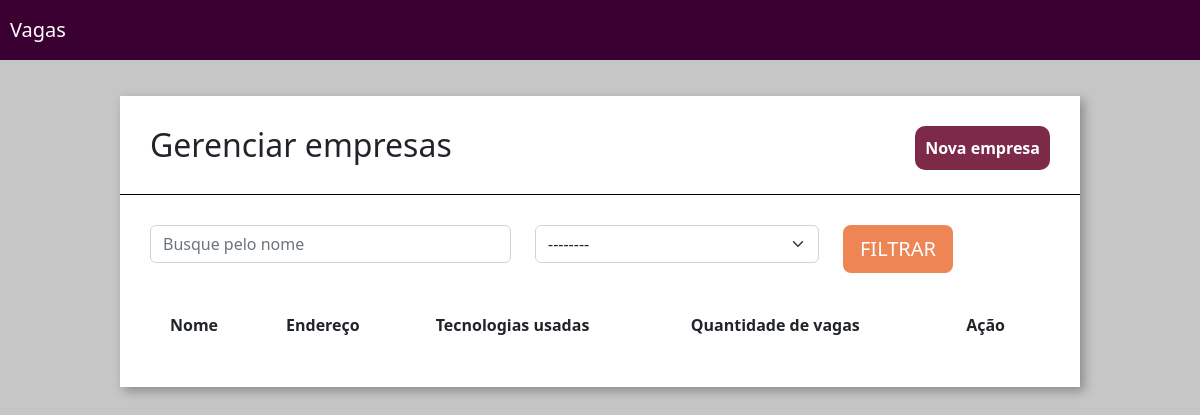
/empresas/, run on an earlier commit of the app's database.
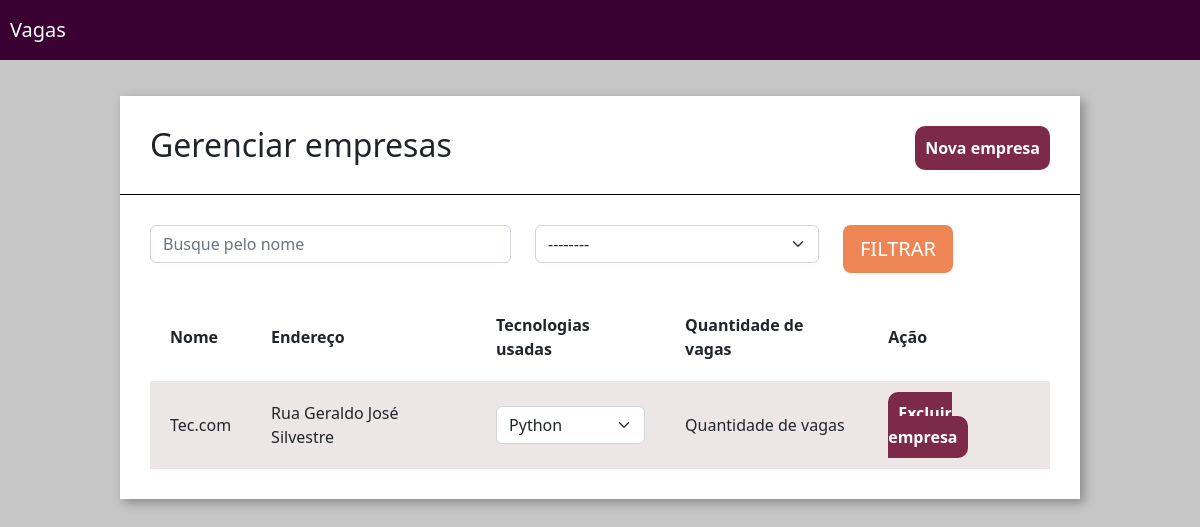
And on a later commit of the database.
### empresa/models.py (models this page shows, shortened)
class Empresa(models.Model):
    choices_nicho_mercado = (
                            ('M', 'Marketing'),
                            ('N', 'Nutrição'),
                            ('D', 'Design')
                            )
    logo = models.ImageField(upload_to="logo_empresa")
    nome = models.CharField(max_length=30)
    email = models.EmailField()
    cidade = models.CharField(max_length=30)
    tecnologias = models.ManyToManyField(Tecnologias)
    endereco = models.CharField(max_length=60)
    nicho_mercado = models.CharField(max_length=3, choices=choices_nicho_mercado)
    caracteristica_empresa = models.TextField()
    class Meta:
        verbose_name = "Empresa"
        verbose_name_plural = "Empresas"

### empresa/views.py (the view)
# urls.py: path("empresas/", views.empresas, name='empresas'),
def empresas(request):
    empresas = Empresa.objects.all()
    tecnologias = Tecnologias.objects.all()
    context = {
        "empresas": empresas,
        "tecnologias": tecnologias
    }
    return render(request, 'empresas.html', context)

### empresa/models.py (called while the page is built)
    def __str__(self):
        return self.tecnologia

### empresa/templatestags/filtro.py (called while the page is built)
@register.filter(name="is_par")
def is_par(valor):
    return True if valor % 2 == 0 else False

### empresa/templates/empresas.html (shortened to what this page needs)
{% extends 'base.html' %}
{% load static %}
{% load filtro %}
{% block 'head' %}
<link rel="stylesheet" href="{% static 'empresa/css/empresas.css' %}">
{% endblock%}
{% block 'body' %}
<div class="wrapper">
    <div class="box">
        <div class="header-box">
            <h2 class="titulo">Gerenciar empresas</h2>
            <a href="{% url 'nova_empresa' %}" class="btn-nova-empresa">Nova empresa</a>
        </div>
        <div class="borda-box"></div>
        <div class="body-box">
            <form>
                <div class="row">
                    <div class="col-md-5">
                        <input type="text" placeholder="Busque pelo nome" class="form-control" name="nome">
                    </div>
                    <div class="col-md-4">
                        <select class="form-select" name="tecnologias">
                            <option value="">--------</option>
                        </select>
                    </div>
                    <div class="col-md-3">
                        <input type="submit" value="FILTRAR" class="btn btn-lg btn-orange">
                    </div>
                </div>
            </form>
            <table class="tabela" cellpadding="20">
                <tr>
                    <th>Nome</th>
                    <th>Endereço</th>
                    <th>Tecnologias usadas</th>
                    <th>Quantidade de vagas</th>
                    <th>Ação</th>
                </tr>
                {% for empresa in empresas %}
                    <tr {% if not forloop.counter|is_par %} class="tabela-linha" {% endif %}>
                        <td>{{empresa.nome}}</td>
                        <td>{{empresa.endereco}}</td>
                        <td>
                            <select class="form-select">
                                {% for tech in empresa.tecnologias.all %}
                                <option>{{tech}}</option>
                                {% endfor %}
                            </select>
                        </td>
                        <td>
                            Quantidade de vagas
                        </td>
                        <td>
                            <a href="{% url 'excluir_empresa' empresa.id %}" class="btn-excluir">Excluir empresa</a>
                        </td>
                    </tr>
               {% endfor %}
            </table>
        </div>
    </div>
</div>
{% endblock%}

### templates/base.html (shortened to what this page needs)
{% load static %}
<!doctype html>
<html lang="pt-BR">
<head>
    <link href="https://cdn.jsdelivr.net/npm/bootstrap@5.2.2/dist/css/bootstrap.min.css" rel="stylesheet">
    <link href="{% static 'base/css/base.css' %}" rel="stylesheet">
    {% block 'head' %}{% endblock%}
</head>
<body>
    <nav class="navbar navbar-expand-lg navbar-dark bg-nav">
        <a class="navbar-brand" href="{% url 'empresas' %}">Vagas</a>
    </nav>
    {% block 'body' %}{% endblock%}
</body>
</html>

### templates/static/base/css/base.css (style rules this page uses)
body { background-color: #C6C6C6; }
.bg-nav { background-color: #3B0032 !important; padding: 10px; }

### templates/static/empresa/css/empresas.css (style rules this page uses)
.wrapper { margin-top: 3%; display: flex; flex-direction: row; justify-content: center; align-items: center; }
.box { width: 80vw; background: #fff; box-shadow: 4px 4px 10px rgba(0, 0, 0, .3); }
.titulo { display: inline; }
.btn-nova-empresa { float: right; text-decoration: none; color: white; background-color: #7D2948; padding: 10px; border-radius: 10px; font-weight: bold; }
.header-box { padding: 30px; }
.borda-box { border-top: 1px solid black; }
.body-box { padding: 30px; }
.btn-orange { background-color: #ED8554; color: white; }
.tabela { width: 100%; margin-top: 20px; }
.tabela-linha { background-color: #EDE6E6; }
.btn-excluir { text-decoration: none; color: white; background-color: #7D2948; padding: 10px; border-radius: 10px; font-weight: bold; }

What changed in the data, as far as the page shows it:
added Empresa: nome "Tec.com", endereco "Rua Geraldo José Silvestre"
